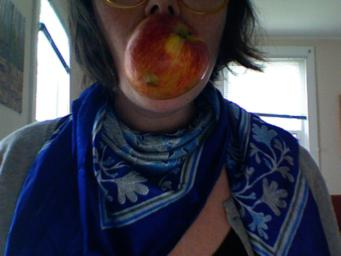
#> input picture Projet/donnees/test/apple/01ac2a42f2a22ee7.jpg, 341 x 256 px
$ python -i features.py   (imports and definitions only)
#> lines starting #> are read from the running program, lines starting #| are printed output that depends on the picture
import os
import cv2
import numpy as np
from skimage.feature import hog
from skimage.feature import local_binary_pattern
from skimage import transform
import itertools


# [91 lines left out: functions compute_gray_histograms, compute_hog_descriptors, compute_resnet50_descriptors, not called in this run]


def compute_color_histograms_hsv(images_bgr):
    """
    Calcule des histogrammes multi-canaux dans l'espace HSV.
    Pondération : Teinte (48) > Saturation (32) > Valeur (16).

    Args:
        images_bgr (list/array): Images au format BGR original.

    Returns:
        np.array: Vecteur de caractéristiques concaténé et normalisé.
    """
    eps = 1e-7  # Évite la division par zéro
    descriptors = []

    for image in images_bgr:
        image_uint8 = image.astype(np.uint8)
        hsv = cv2.cvtColor(image_uint8, cv2.COLOR_BGR2HSV)

        # Calcul des histogrammes individuels.
        # On utilise plus de 'bins' pour H car c'est l'info la plus stable pour identifier un produit.
        h_hist = cv2.calcHist([hsv], [0], None, [48], [0, 180]).flatten()
        s_hist = cv2.calcHist([hsv], [1], None, [32], [0, 256]).flatten()
        v_hist = cv2.calcHist([hsv], [2], None, [16], [0, 256]).flatten()

        # Normalisation par canal : rend le descripteur invariant à la taille de l'image
        h_hist = h_hist / (h_hist.sum() + eps)
        s_hist = s_hist / (s_hist.sum() + eps)
        v_hist = v_hist / (v_hist.sum() + eps)

        # Fusion des informations
        descriptor = np.concatenate([h_hist, s_hist, v_hist])

        # Normalisation L2 finale pour assurer une distance euclidienne cohérente en clustering
        descriptor = descriptor / (np.linalg.norm(descriptor) + eps)

        descriptors.append(descriptor)

    return np.array(descriptors)


# [34 lines left out: function compute_lbp_descriptors, not called in this run]

>>> import cv2
>>> picture = cv2.imread('../donnees/test/apple/01ac2a42f2a22ee7.jpg', cv2.IMREAD_GRAYSCALE)
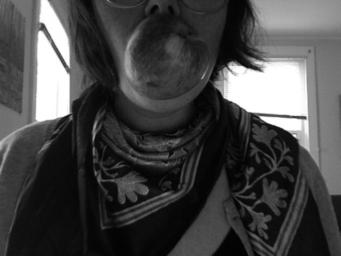
#> picture: shape (256, 341); min 0, max 255, mean 69.7
#> the loop in compute_color_histograms_hsv, `for image in images_bgr:` made 1 pass
#> after the loop in compute_color_histograms_hsv, `for image in images_bgr:`: descriptors = []
#> (the run stopped early here; a loop or call above may not have finished)

$ run again, on Projet/donnees/test/apple/03bfc0b1cc6bde63.jpg
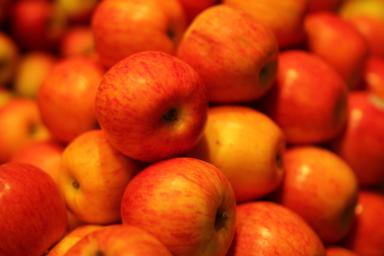
#> input picture Projet/donnees/test/apple/03bfc0b1cc6bde63.jpg, 384 x 256 px
#> `picture = cv2.imread('../donnees/test/apple/01ac2a42f2a22ee7.jpg', cv2..`:
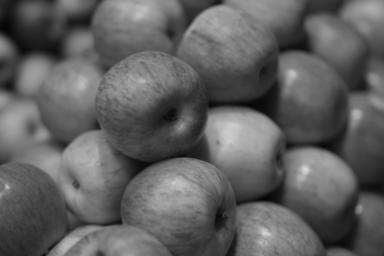
#> picture: shape (256, 384); min 3, max 214, mean 96.2
#> the loop in compute_color_histograms_hsv, `for image in images_bgr:` made 1 pass
#> after the loop in compute_color_histograms_hsv, `for image in images_bgr:`: descriptors = []

$ run again, on Projet/donnees/test/apple/0f8670e41c97c8cb.jpg
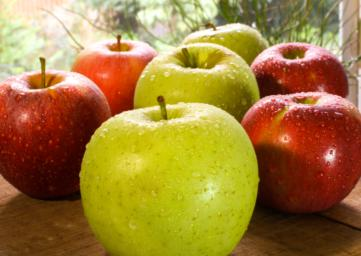
#> input picture Projet/donnees/test/apple/0f8670e41c97c8cb.jpg, 361 x 256 px
#> `picture = cv2.imread('../donnees/test/apple/01ac2a42f2a22ee7.jpg', cv2..`:
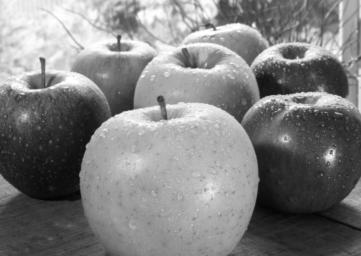
#> picture: shape (256, 361); min 2, max 255, mean 127.9
#> the loop in compute_color_histograms_hsv, `for image in images_bgr:` made 1 pass
#> after the loop in compute_color_histograms_hsv, `for image in images_bgr:`: descriptors = []

$ run again, on Projet/donnees/test/apple/275f429194a6683a.jpg
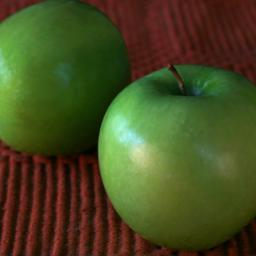
#> input picture Projet/donnees/test/apple/275f429194a6683a.jpg, 256 x 256 px
#> `picture = cv2.imread('../donnees/test/apple/01ac2a42f2a22ee7.jpg', cv2..`:
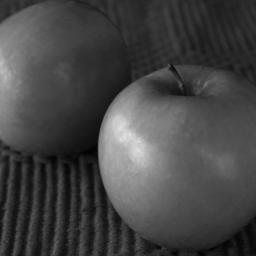
#> picture: shape (256, 256); min 1, max 223, mean 68.8
#> the loop in compute_color_histograms_hsv, `for image in images_bgr:` made 1 pass
#> after the loop in compute_color_histograms_hsv, `for image in images_bgr:`: descriptors = []
